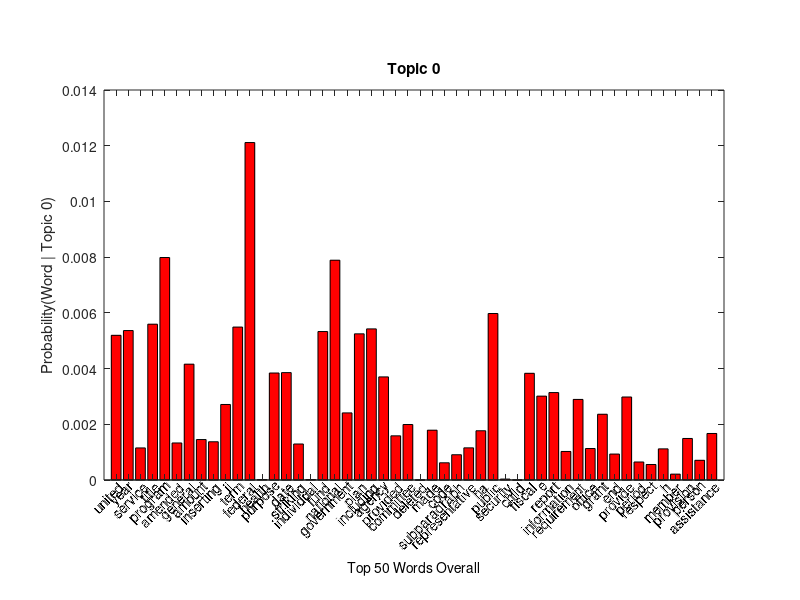
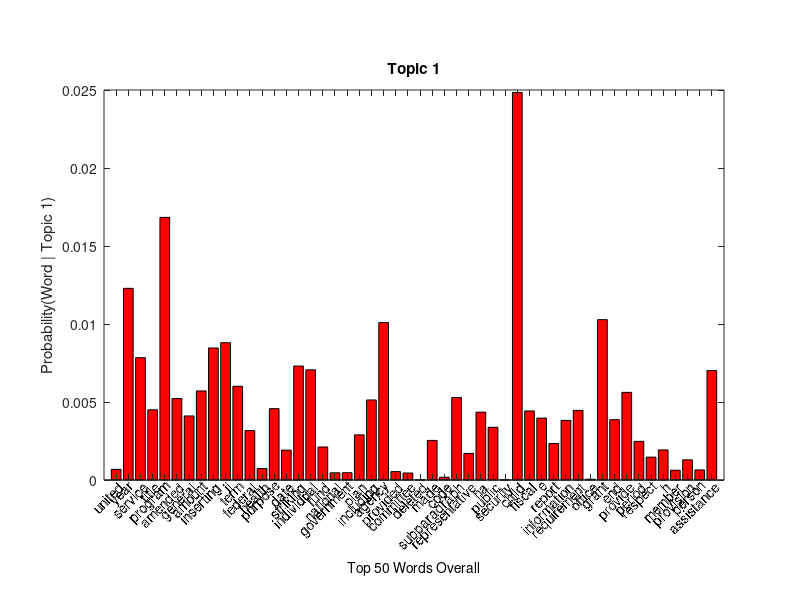
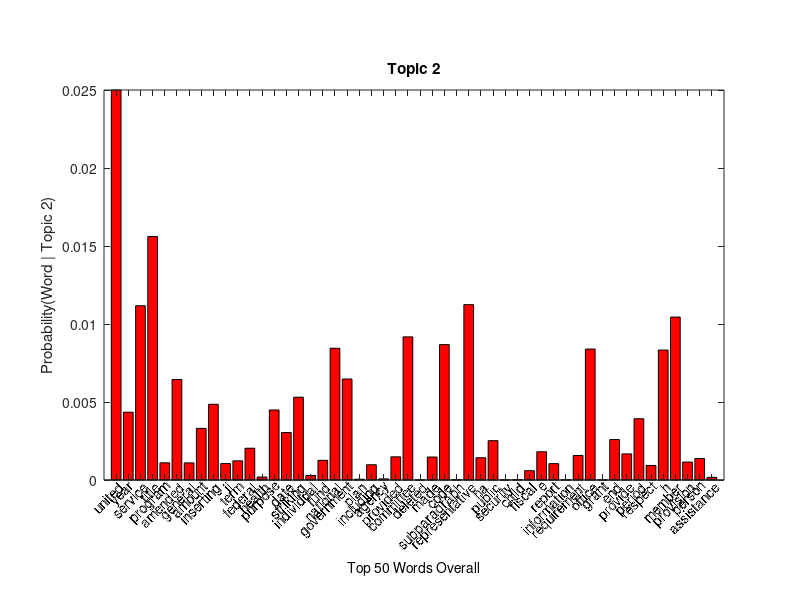
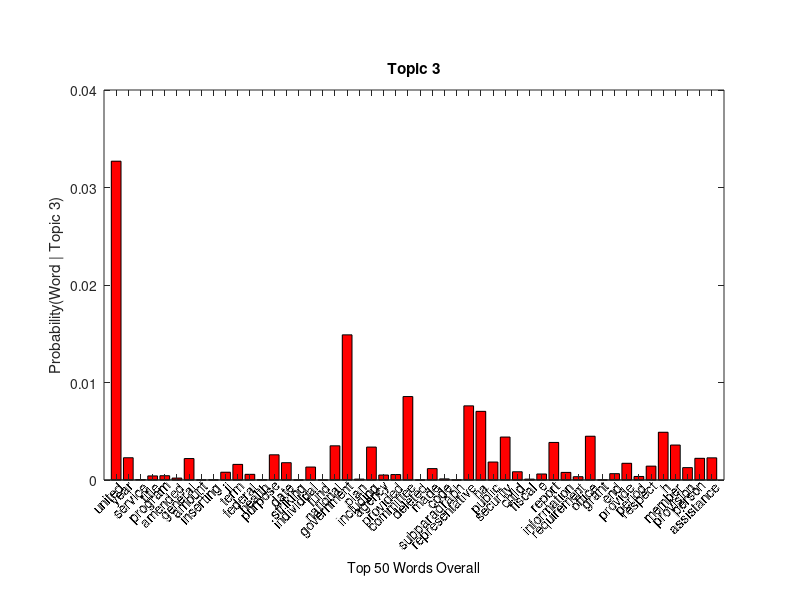

Reproduce these figures in MATLAB, in order.
figure
x = 1:1:50;
y = [ 0.0051941 0.0053649 0.0011516 0.0055934 0.0079869 0.0013295 0.0041582 0.0014523 0.001373 0.0027113 0.00549 0.012114 1.7088e-05 0.0038405 0.0038552 0.0012925 1.5914e-05 0.0053297 0.00789 0.0024089 0.0052475 0.0054248 0.0037013 0.0015862 0.0019919 5.8722e-08 0.0017882 0.00061841 0.00090732 0.0011545 0.0017682 0.0059768 3.3531e-05 5.8722e-08 0.0038305 0.0030108 0.0031388 0.0010248 0.0028927 0.0011305 0.0023607 0.0009314 0.0029796 0.00064659 0.00055675 0.0011181 0.00021087 0.001491 0.00070766 0.0016701 ];
h = bar(x,y, 'r');
title('Topic 0');
xlabels =  [ '         united  ';
'           year  ';
'        service  ';
'          title  ';
'        program  ';
'        amended  ';
'        general  ';
'         amount  ';
'      inserting  ';
'             ii  ';
'           term  ';
'        federal  ';
'         health  ';
'        purpose  ';
'           date  ';
'       striking  ';
'     individual  ';
'           fund  ';
'       national  ';
'     government  ';
'           plan  ';
'      including  ';
'         agency  ';
'       provided  ';
'      committee  ';
'        deleted  ';
'           made  ';
'           code  ';
'   subparagraph  ';
' representative  ';
'             ha  ';
'         public  ';
'       security  ';
'          child  ';
'         fiscal  ';
'              e  ';
'         report  ';
'    information  ';
'    requirement  ';
'         office  ';
'          grant  ';
'            end  ';
'        provide  ';
'         period  ';
'        respect  ';
'              h  ';
'         member  ';
'      provision  ';
'         person  ';
'     assistance  ';
];
ylabel('Probability(Word | Topic 0)')
pos = get(gca,'Position');
set(gca,'Position',[pos(1), .2, pos(3) .65])
Xt = 1:1:50;
Xl = [0 51];
set(gca,'XTick',Xt,'XLim',Xl);
ax = axis; 
axis(axis); 
Yl = ax(3:4); 

t = text(Xt,Yl(1)*ones(1,length(Xt)),xlabels(1:1:50,:));
set(t,'HorizontalAlignment','right','VerticalAlignment','top', ...
      'Rotation',45);

set(gca,'XTickLabel','')

for i = 1:length(t)
  ext(i,:) = get(t(i),'Extent');
end

LowYPoint = min(ext(:,2));

XMidPoint = Xl(1)+abs(diff(Xl))/2;
tl = text(XMidPoint,LowYPoint,'Top 50 Words Overall', ...
          'VerticalAlignment','top', ...
          'HorizontalAlignment','center');



figure
x = 1:1:50;
y = [ 0.00068159 0.012286 0.0078409 0.0045026 0.016835 0.0052217 0.0041066 0.0057114 0.0084637 0.0088044 0.0060066 0.0031667 0.00073765 0.0045753 0.0019167 0.0073065 0.0070639 0.0021164 0.0004626 0.00047048 0.0028934 0.0051315 0.010093 0.00053968 0.00044858 8.7597e-08 0.0025378 0.00017791 0.0052874 0.0017021 0.0043484 0.0033787 7.9713e-06 0.024843 0.0044281 0.0039673 0.0023398 0.0038202 0.0044631 5.0018e-05 0.010281 0.0038675 0.0056185 0.0024764 0.0014656 0.001929 0.00062728 0.0012939 0.0006448 0.0070157 ];
h = bar(x,y, 'r');
title('Topic 1');
xlabels =  [ '         united  ';
'           year  ';
'        service  ';
'          title  ';
'        program  ';
'        amended  ';
'        general  ';
'         amount  ';
'      inserting  ';
'             ii  ';
'           term  ';
'        federal  ';
'         health  ';
'        purpose  ';
'           date  ';
'       striking  ';
'     individual  ';
'           fund  ';
'       national  ';
'     government  ';
'           plan  ';
'      including  ';
'         agency  ';
'       provided  ';
'      committee  ';
'        deleted  ';
'           made  ';
'           code  ';
'   subparagraph  ';
' representative  ';
'             ha  ';
'         public  ';
'       security  ';
'          child  ';
'         fiscal  ';
'              e  ';
'         report  ';
'    information  ';
'    requirement  ';
'         office  ';
'          grant  ';
'            end  ';
'        provide  ';
'         period  ';
'        respect  ';
'              h  ';
'         member  ';
'      provision  ';
'         person  ';
'     assistance  ';
];
ylabel('Probability(Word | Topic 1)')
pos = get(gca,'Position');
set(gca,'Position',[pos(1), .2, pos(3) .65])
Xt = 1:1:50;
Xl = [0 51];
set(gca,'XTick',Xt,'XLim',Xl);
ax = axis; 
axis(axis); 
Yl = ax(3:4); 

t = text(Xt,Yl(1)*ones(1,length(Xt)),xlabels(1:1:50,:));
set(t,'HorizontalAlignment','right','VerticalAlignment','top', ...
      'Rotation',45);

set(gca,'XTickLabel','')

for i = 1:length(t)
  ext(i,:) = get(t(i),'Extent');
end

LowYPoint = min(ext(:,2));

XMidPoint = Xl(1)+abs(diff(Xl))/2;
tl = text(XMidPoint,LowYPoint,'Top 50 Words Overall', ...
          'VerticalAlignment','top', ...
          'HorizontalAlignment','center');



figure
x = 1:1:50;
y = [ 0.024998 0.0043453 0.011172 0.015607 0.0011036 0.0064431 0.001097 0.0033105 0.0048545 0.0010545 0.0012301 0.0020358 0.00019092 0.0044881 0.0030434 0.0053092 0.00029124 0.0012617 0.0084451 0.0064726 5.0266e-05 0.00097818 7.3164e-05 0.0014863 0.0091756 1.0904e-07 0.0014732 0.0086795 1.2103e-05 0.011241 0.0014285 0.0025232 6.6513e-06 1.4284e-05 0.00059873 0.0018134 0.0010491 1.0904e-07 0.0015735 0.0083938 1.0904e-07 0.002593 0.0016738 0.0039287 0.00093347 0.0083295 0.010444 0.0011494 0.0013751 0.00016912 ];
h = bar(x,y, 'r');
title('Topic 2');
xlabels =  [ '         united  ';
'           year  ';
'        service  ';
'          title  ';
'        program  ';
'        amended  ';
'        general  ';
'         amount  ';
'      inserting  ';
'             ii  ';
'           term  ';
'        federal  ';
'         health  ';
'        purpose  ';
'           date  ';
'       striking  ';
'     individual  ';
'           fund  ';
'       national  ';
'     government  ';
'           plan  ';
'      including  ';
'         agency  ';
'       provided  ';
'      committee  ';
'        deleted  ';
'           made  ';
'           code  ';
'   subparagraph  ';
' representative  ';
'             ha  ';
'         public  ';
'       security  ';
'          child  ';
'         fiscal  ';
'              e  ';
'         report  ';
'    information  ';
'    requirement  ';
'         office  ';
'          grant  ';
'            end  ';
'        provide  ';
'         period  ';
'        respect  ';
'              h  ';
'         member  ';
'      provision  ';
'         person  ';
'     assistance  ';
];
ylabel('Probability(Word | Topic 2)')
pos = get(gca,'Position');
set(gca,'Position',[pos(1), .2, pos(3) .65])
Xt = 1:1:50;
Xl = [0 51];
set(gca,'XTick',Xt,'XLim',Xl);
ax = axis; 
axis(axis); 
Yl = ax(3:4); 

t = text(Xt,Yl(1)*ones(1,length(Xt)),xlabels(1:1:50,:));
set(t,'HorizontalAlignment','right','VerticalAlignment','top', ...
      'Rotation',45);

set(gca,'XTickLabel','')

for i = 1:length(t)
  ext(i,:) = get(t(i),'Extent');
end

LowYPoint = min(ext(:,2));

XMidPoint = Xl(1)+abs(diff(Xl))/2;
tl = text(XMidPoint,LowYPoint,'Top 50 Words Overall', ...
          'VerticalAlignment','top', ...
          'HorizontalAlignment','center');



figure
x = 1:1:50;
y = [ 0.032699 0.0022844 4.3623e-05 0.00042024 0.00044105 0.00019786 0.0022011 9.4626e-08 1.8074e-05 0.00079779 0.0016021 0.00058205 3.416e-05 0.0025862 0.0017762 9.4626e-08 0.0013305 9.4626e-08 0.0035079 0.014889 9.0936e-05 0.0033783 0.00051202 0.00056028 0.008559 9.4626e-08 0.0011697 0.00011554 2.9334e-06 0.0076062 0.0070422 0.0018434 0.0044059 0.000847 8.999e-05 0.00061611 0.0038533 0.00077982 0.00034075 0.0044901 6.7185e-06 0.00065112 0.0017147 0.00036346 0.0014233 0.0048979 0.0035864 0.0012709 0.0022248 0.0022749 ];
h = bar(x,y, 'r');
title('Topic 3');
xlabels =  [ '         united  ';
'           year  ';
'        service  ';
'          title  ';
'        program  ';
'        amended  ';
'        general  ';
'         amount  ';
'      inserting  ';
'             ii  ';
'           term  ';
'        federal  ';
'         health  ';
'        purpose  ';
'           date  ';
'       striking  ';
'     individual  ';
'           fund  ';
'       national  ';
'     government  ';
'           plan  ';
'      including  ';
'         agency  ';
'       provided  ';
'      committee  ';
'        deleted  ';
'           made  ';
'           code  ';
'   subparagraph  ';
' representative  ';
'             ha  ';
'         public  ';
'       security  ';
'          child  ';
'         fiscal  ';
'              e  ';
'         report  ';
'    information  ';
'    requirement  ';
'         office  ';
'          grant  ';
'            end  ';
'        provide  ';
'         period  ';
'        respect  ';
'              h  ';
'         member  ';
'      provision  ';
'         person  ';
'     assistance  ';
];
ylabel('Probability(Word | Topic 3)')
pos = get(gca,'Position');
set(gca,'Position',[pos(1), .2, pos(3) .65])
Xt = 1:1:50;
Xl = [0 51];
set(gca,'XTick',Xt,'XLim',Xl);
ax = axis; 
axis(axis); 
Yl = ax(3:4); 

t = text(Xt,Yl(1)*ones(1,length(Xt)),xlabels(1:1:50,:));
set(t,'HorizontalAlignment','right','VerticalAlignment','top', ...
      'Rotation',45);

set(gca,'XTickLabel','')

for i = 1:length(t)
  ext(i,:) = get(t(i),'Extent');
end

LowYPoint = min(ext(:,2));

XMidPoint = Xl(1)+abs(diff(Xl))/2;
tl = text(XMidPoint,LowYPoint,'Top 50 Words Overall', ...
          'VerticalAlignment','top', ...
          'HorizontalAlignment','center');



figure
x = 1:1:50;
y = [ 0.011313 0.0023368 0.0056979 0.013129 8.9556e-06 0.0071557 0.0092949 0.0015367 0.0068176 0.0056113 0.0076461 0.0095162 5.9309e-08 0.0038012 0.0084272 0.0055448 0.0040906 0.002271 0.00078056 0.0017574 0.00026398 0.0027656 0.0042661 0.0033575 0.00089977 0.028309 0.0028208 0.0063734 0.0036309 0.0010142 0.0052169 0.0017414 0.0053284 5.9309e-08 5.9961e-05 0.0035319 0.0036487 0.007056 0.0039376 0.0022579 4.5134e-05 0.0032152 0.0023866 0.0046101 0.0037442 0.0016506 0.0030598 0.0051807 0.011097 2.319e-05 ];
h = bar(x,y, 'r');
title('Topic 4');
xlabels =  [ '         united  ';
'           year  ';
'        service  ';
'          title  ';
'        program  ';
'        amended  ';
'        general  ';
'         amount  ';
'      inserting  ';
'             ii  ';
'           term  ';
'        federal  ';
'         health  ';
'        purpose  ';
'           date  ';
'       striking  ';
'     individual  ';
'           fund  ';
'       national  ';
'     government  ';
'           plan  ';
'      including  ';
'         agency  ';
'       provided  ';
'      committee  ';
'        deleted  ';
'           made  ';
'           code  ';
'   subparagraph  ';
' representative  ';
'             ha  ';
'         public  ';
'       security  ';
'          child  ';
'         fiscal  ';
'              e  ';
'         report  ';
'    information  ';
'    requirement  ';
'         office  ';
'          grant  ';
'            end  ';
'        provide  ';
'         period  ';
'        respect  ';
'              h  ';
'         member  ';
'      provision  ';
'         person  ';
'     assistance  ';
];
ylabel('Probability(Word | Topic 4)')
pos = get(gca,'Position');
set(gca,'Position',[pos(1), .2, pos(3) .65])
Xt = 1:1:50;
Xl = [0 51];
set(gca,'XTick',Xt,'XLim',Xl);
ax = axis; 
axis(axis); 
Yl = ax(3:4); 

t = text(Xt,Yl(1)*ones(1,length(Xt)),xlabels(1:1:50,:));
set(t,'HorizontalAlignment','right','VerticalAlignment','top', ...
      'Rotation',45);

set(gca,'XTickLabel','')

for i = 1:length(t)
  ext(i,:) = get(t(i),'Extent');
end

LowYPoint = min(ext(:,2));

XMidPoint = Xl(1)+abs(diff(Xl))/2;
tl = text(XMidPoint,LowYPoint,'Top 50 Words Overall', ...
          'VerticalAlignment','top', ...
          'HorizontalAlignment','center');



figure
x = 1:1:50;
y = [ 0.0038927 0.013777 0.014316 0.0066325 0.019318 0.0045322 0.0061198 0.0074117 0.0028528 0.0012658 0.0023185 0.006727 0.0066043 0.0039671 0.00046148 0.0023672 0.0022882 0.019415 0.011518 0.0043264 0.0016661 0.0075158 0.010288 0.013556 0.0049895 5.1327e-08 0.0063589 0.0011878 0.00057645 0.00092137 0.00070118 0.008102 0.0082606 0.00031469 0.014311 0.0026013 0.0065956 0.0053499 0.0018986 0.0053622 0.01054 0.0010753 0.0033799 0.00079664 0.00097064 0.00038141 0.0019459 0.0039548 4.7785e-05 0.0081841 ];
h = bar(x,y, 'r');
title('Topic 5');
xlabels =  [ '         united  ';
'           year  ';
'        service  ';
'          title  ';
'        program  ';
'        amended  ';
'        general  ';
'         amount  ';
'      inserting  ';
'             ii  ';
'           term  ';
'        federal  ';
'         health  ';
'        purpose  ';
'           date  ';
'       striking  ';
'     individual  ';
'           fund  ';
'       national  ';
'     government  ';
'           plan  ';
'      including  ';
'         agency  ';
'       provided  ';
'      committee  ';
'        deleted  ';
'           made  ';
'           code  ';
'   subparagraph  ';
' representative  ';
'             ha  ';
'         public  ';
'       security  ';
'          child  ';
'         fiscal  ';
'              e  ';
'         report  ';
'    information  ';
'    requirement  ';
'         office  ';
'          grant  ';
'            end  ';
'        provide  ';
'         period  ';
'        respect  ';
'              h  ';
'         member  ';
'      provision  ';
'         person  ';
'     assistance  ';
];
ylabel('Probability(Word | Topic 5)')
pos = get(gca,'Position');
set(gca,'Position',[pos(1), .2, pos(3) .65])
Xt = 1:1:50;
Xl = [0 51];
set(gca,'XTick',Xt,'XLim',Xl);
ax = axis; 
axis(axis); 
Yl = ax(3:4); 

t = text(Xt,Yl(1)*ones(1,length(Xt)),xlabels(1:1:50,:));
set(t,'HorizontalAlignment','right','VerticalAlignment','top', ...
      'Rotation',45);

set(gca,'XTickLabel','')

for i = 1:length(t)
  ext(i,:) = get(t(i),'Extent');
end

LowYPoint = min(ext(:,2));

XMidPoint = Xl(1)+abs(diff(Xl))/2;
tl = text(XMidPoint,LowYPoint,'Top 50 Words Overall', ...
          'VerticalAlignment','top', ...
          'HorizontalAlignment','center');



figure
x = 1:1:50;
y = [ 0.003614 0.022245 0.0028925 0.002586 3.3981e-05 0.017501 0.0089918 0.016356 0.012052 0.011205 0.0074149 0.00021345 2.3497e-05 0.009994 0.011159 0.010365 0.0060655 0.0018348 3.762e-06 0.0011003 0.0048882 0.00092021 0.0002005 0.0036985 0.00088197 6.1672e-08 0.0079767 0.0091405 0.009434 0.0014654 0.0023627 0.00013019 0.0019489 6.1672e-08 0.00027389 0.0054093 0.00032384 0.00034974 0.003524 0.00081845 1.6096e-05 0.0071041 0.00083942 0.0063547 0.0078429 0.0024016 0.00098126 0.0026353 0.0039785 0.0002227 ];
h = bar(x,y, 'r');
title('Topic 6');
xlabels =  [ '         united  ';
'           year  ';
'        service  ';
'          title  ';
'        program  ';
'        amended  ';
'        general  ';
'         amount  ';
'      inserting  ';
'             ii  ';
'           term  ';
'        federal  ';
'         health  ';
'        purpose  ';
'           date  ';
'       striking  ';
'     individual  ';
'           fund  ';
'       national  ';
'     government  ';
'           plan  ';
'      including  ';
'         agency  ';
'       provided  ';
'      committee  ';
'        deleted  ';
'           made  ';
'           code  ';
'   subparagraph  ';
' representative  ';
'             ha  ';
'         public  ';
'       security  ';
'          child  ';
'         fiscal  ';
'              e  ';
'         report  ';
'    information  ';
'    requirement  ';
'         office  ';
'          grant  ';
'            end  ';
'        provide  ';
'         period  ';
'        respect  ';
'              h  ';
'         member  ';
'      provision  ';
'         person  ';
'     assistance  ';
];
ylabel('Probability(Word | Topic 6)')
pos = get(gca,'Position');
set(gca,'Position',[pos(1), .2, pos(3) .65])
Xt = 1:1:50;
Xl = [0 51];
set(gca,'XTick',Xt,'XLim',Xl);
ax = axis; 
axis(axis); 
Yl = ax(3:4); 

t = text(Xt,Yl(1)*ones(1,length(Xt)),xlabels(1:1:50,:));
set(t,'HorizontalAlignment','right','VerticalAlignment','top', ...
      'Rotation',45);

set(gca,'XTickLabel','')

for i = 1:length(t)
  ext(i,:) = get(t(i),'Extent');
end

LowYPoint = min(ext(:,2));

XMidPoint = Xl(1)+abs(diff(Xl))/2;
tl = text(XMidPoint,LowYPoint,'Top 50 Words Overall', ...
          'VerticalAlignment','top', ...
          'HorizontalAlignment','center');



figure
x = 1:1:50;
y = [ 0.0015279 0.0069717 0.017244 0.0078422 0.0072343 0.0052171 0.0067693 0.0056869 0.0041997 0.0076899 0.0057234 0.0028648 0.029548 0.0038145 0.0055908 0.0029738 0.012529 0.0010825 0.00056597 0.00039471 0.016015 0.0036392 0.00014358 0.0036873 0.001385 6.7692e-08 0.004042 0.0010188 0.0067361 0.0013566 0.0034307 0.0025934 0.0061533 1.4215e-06 0.0020383 0.0042545 0.0033292 0.0058724 0.0052672 0.0010946 0.00023767 0.0039587 0.0046762 0.0039634 0.00607 0.0016132 0.0012016 0.0045808 0.00094776 0.0013803 ];
h = bar(x,y, 'r');
title('Topic 7');
xlabels =  [ '         united  ';
'           year  ';
'        service  ';
'          title  ';
'        program  ';
'        amended  ';
'        general  ';
'         amount  ';
'      inserting  ';
'             ii  ';
'           term  ';
'        federal  ';
'         health  ';
'        purpose  ';
'           date  ';
'       striking  ';
'     individual  ';
'           fund  ';
'       national  ';
'     government  ';
'           plan  ';
'      including  ';
'         agency  ';
'       provided  ';
'      committee  ';
'        deleted  ';
'           made  ';
'           code  ';
'   subparagraph  ';
' representative  ';
'             ha  ';
'         public  ';
'       security  ';
'          child  ';
'         fiscal  ';
'              e  ';
'         report  ';
'    information  ';
'    requirement  ';
'         office  ';
'          grant  ';
'            end  ';
'        provide  ';
'         period  ';
'        respect  ';
'              h  ';
'         member  ';
'      provision  ';
'         person  ';
'     assistance  ';
];
ylabel('Probability(Word | Topic 7)')
pos = get(gca,'Position');
set(gca,'Position',[pos(1), .2, pos(3) .65])
Xt = 1:1:50;
Xl = [0 51];
set(gca,'XTick',Xt,'XLim',Xl);
ax = axis; 
axis(axis); 
Yl = ax(3:4); 

t = text(Xt,Yl(1)*ones(1,length(Xt)),xlabels(1:1:50,:));
set(t,'HorizontalAlignment','right','VerticalAlignment','top', ...
      'Rotation',45);

set(gca,'XTickLabel','')

for i = 1:length(t)
  ext(i,:) = get(t(i),'Extent');
end

LowYPoint = min(ext(:,2));

XMidPoint = Xl(1)+abs(diff(Xl))/2;
tl = text(XMidPoint,LowYPoint,'Top 50 Words Overall', ...
          'VerticalAlignment','top', ...
          'HorizontalAlignment','center');



